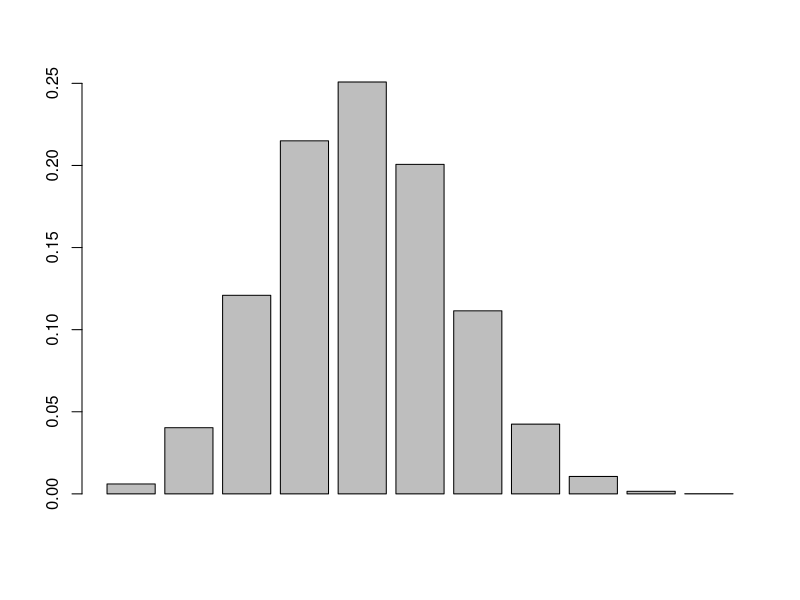
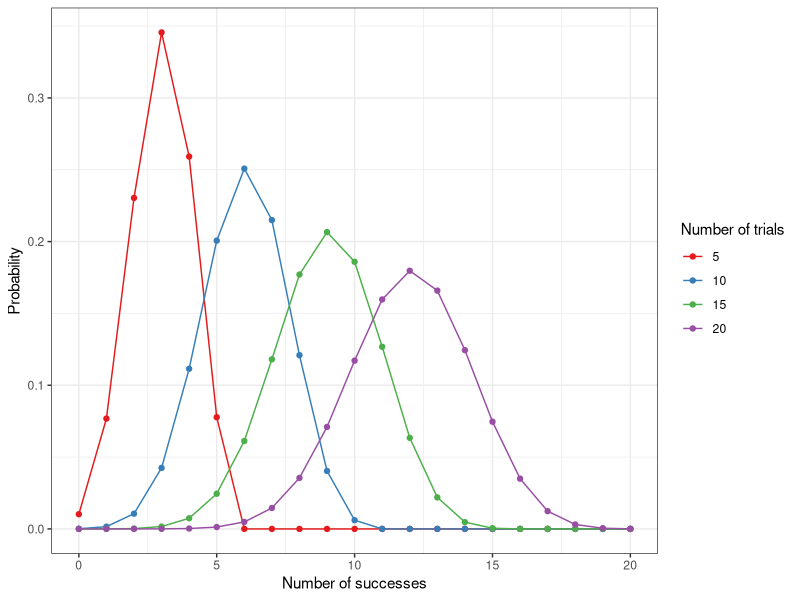

These charts were generated, in order, by the following R code:
## ---- chunk 1
p <- 0.4
n <- 10
## pt 1 
dbinom(x = 0:n, n, prob = p)  ## pdf
## pt 2
barplot(dbinom(x = 0:n, n, prob = p))
## pt 3
dbinom(x = 6, n, p)
## pt 4
pbinom(3,n,p) 
## ---- chunk 2
library(ggplot2)
library(tidyverse)

expand.grid(0:20, c(5,10,15,20)) %>%
  #filter(Var1 <= Var2) %>%
  mutate(pdf = dbinom(x = Var1, size = Var2, p = 0.6),
         Var2 = factor(Var2)) %>%
  ggplot(data = .,
         aes(x = Var1, 
             y = pdf,
             color = Var2,
             group = Var2)) +
  geom_line() +
  geom_point() +
  #geom_col() +
  theme_bw() + 
  labs(x = "Number of successes",
       y = "Probability") +
  scale_color_brewer(name  = "Number of trials",
                     type = "qual",
                     palette = "Set1")
  
## ---- chunk 3
lambda = 5
ppois(q = 2, lambda = 5)
